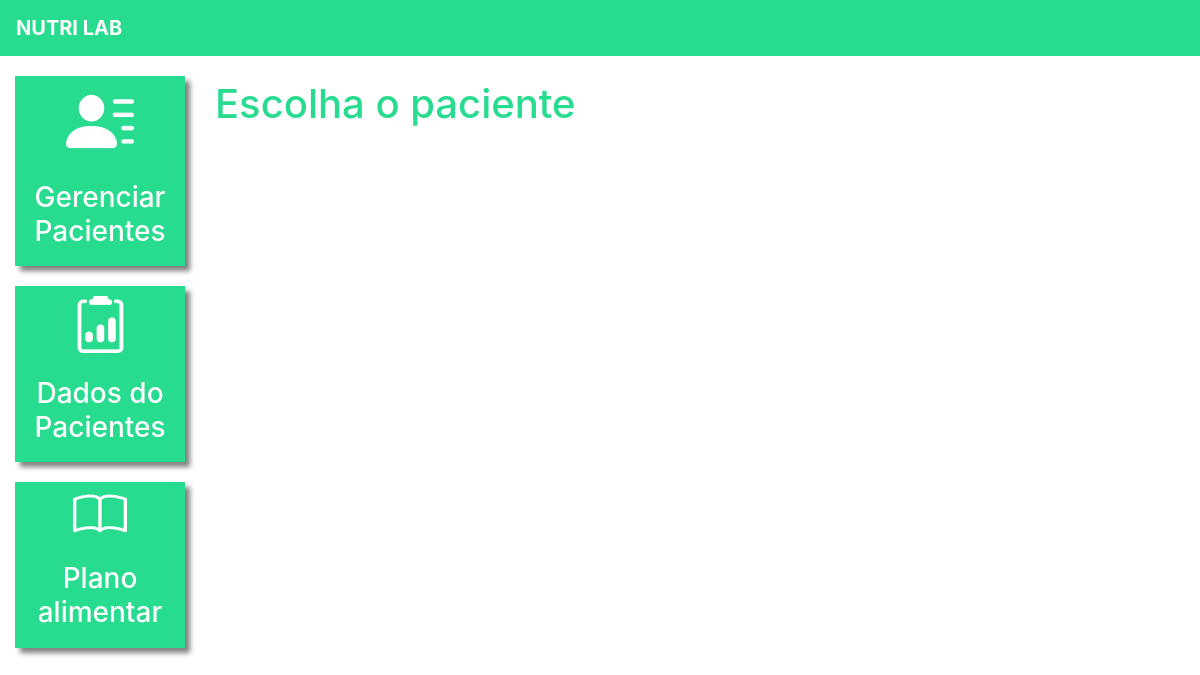
/plano_alimentar_listar/ (signed in), run on an earlier commit of the app's database.
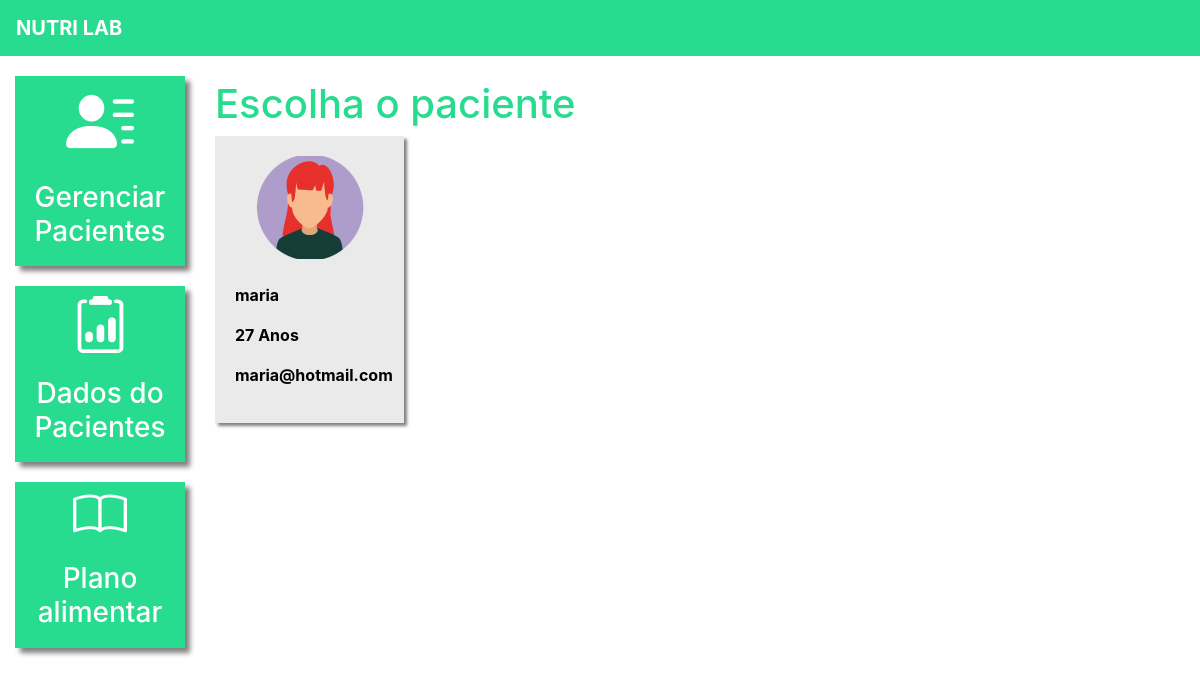
And on a later commit of the database.
### plataforma/models.py (models this page shows, shortened)
class Pacientes(models.Model):
    choices_sexo = (('F', 'Feminino'),
                    ('M', 'Maculino'))
    nome = models.CharField(max_length=50)
    sexo = models.CharField(max_length=1, choices=choices_sexo)
    idade = models.IntegerField()
    email = models.EmailField()
    telefone = models.CharField(max_length=19)
    nutri = models.ForeignKey(User, on_delete=models.CASCADE)

### plataforma/views.py (the view)
# urls.py: path('plano_alimentar_listar/', plano_alimentar_listar, name="plano_alimentar_listar"),
def plano_alimentar_listar(request):
    if request.method == "GET":
        pacientes = Pacientes.objects.filter(nutri=request.user)
        return render(request, 'plano_alimentar_listar.html', {'pacientes': pacientes})

### plataforma/templates/plano_alimentar_listar.html (shortened to what this page needs)
{% extends 'base_plataforma.html' %}
{% load static %}
{% block 'plataforma' %}
    <br>
	<h1 class="titulo">Escolha o paciente</h1>
    <div  class="row">
        {% for paciente in pacientes%}
            <div class="col-md-4">
                <a href="{% url 'plano_alimentar' paciente.id %}" class="link-hover">
                    <div class="card-paciente">
                        <div class="foto-perfil">
                            {% if paciente.sexo == "M"%}
                                <img src="{% static 'plataforma/img/perfil2.png' %}">
                            {% else %}
                                <img src="{% static 'plataforma/img/perfil1.png' %}">
                            {% endif %}
                        </div>
                        <br>
                        <p class="dados">{{paciente.nome}}</p>
                        <p class="dados">{{paciente.idade}} Anos</p>
                        <p class="dados">{{paciente.email}}</p>
                    </div>
                </a>
            </div>
        {% endfor %}
    </div>
{% endblock%}

What changed in the data, as far as the page shows it:
added Pacientes: nome "maria", idade "27", email "maria@hotmail.com"
